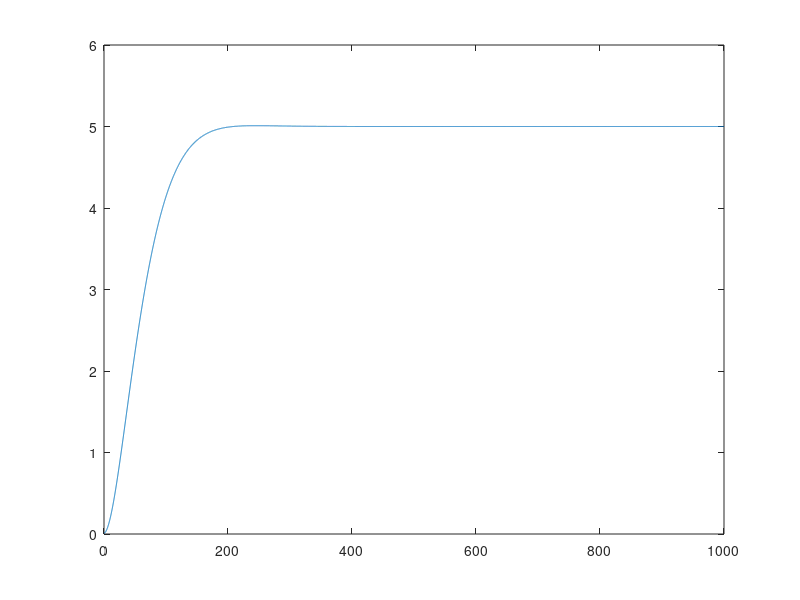

Write MATLAB code to recreate this figure.
clear;
close all;
clc;

w=0.03;
z=1;
H = tf(1,[1000 50]);
g = tf([1 0.3 0.45],[1 0]);
Gs = series(H,g);
rlocus(Gs)
sgrid(z,w)
% συμφωνα με την γραφικη επιλεγω ενα σημειο Κ ωστε οι πολοι να πληρουν τις
% προυποθεσεις. Για Κ = 1.78 και οι δυο πολου ειναι >0.03 αλλα δεν ισχυει
% το ζ=1. Αν παρουμε για ζ = 1 τοτε εχουμε προβλημα με το ω καθως ο ενας
% πολος βρικσετε εντος του 0.03.
%επομενως επιλεγουμε μια απ τις δυο περιπτωσεις
k=1.78;
gc_final = tf([k*1 k*0.3 k*0.45],[1 0]);
t = 0:0.1:1000;
y = 5.*step(feedback(series(gc_final,H),1),t);
plot(t,y)
